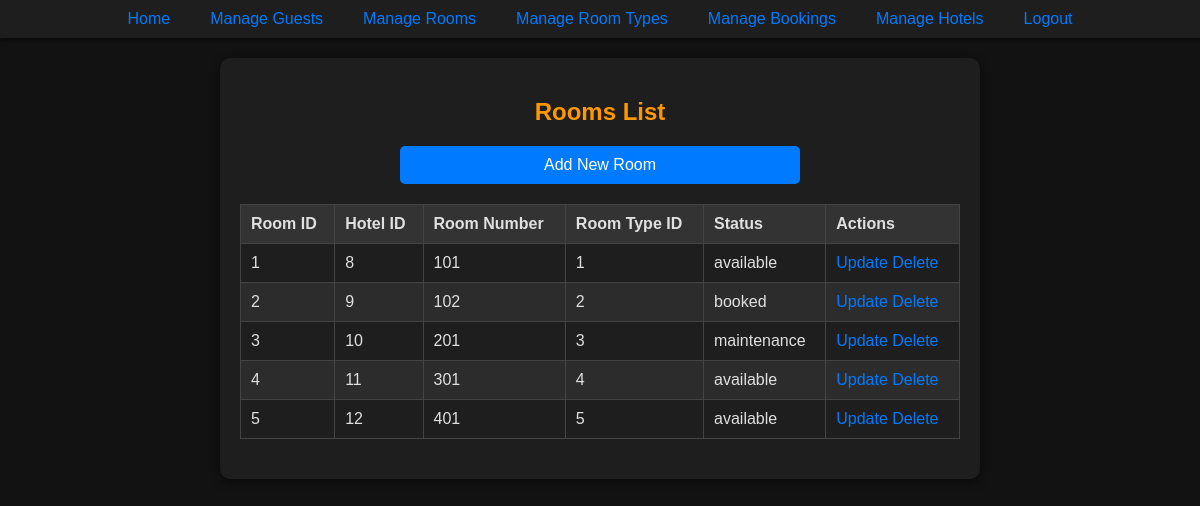
Page /php/viewRooms.php (signed in) on the committed database.
### tables this page shows
CREATE TABLE Room (
    roomID INTEGER PRIMARY KEY,
    hotelID INTEGER NOT NULL,
    roomNumber INTEGER NOT NULL,
    roomTypeID INTEGER NOT NULL,
    status VARCHAR(20) NOT NULL CHECK (status IN ('maintenance', 'booked', 'available')),
    pricePerNight DECIMAL(10, 2) NOT NULL,
    FOREIGN KEY (hotelID) REFERENCES Hotel(hotelID) ON DELETE CASCADE,
    FOREIGN KEY (roomTypeID) REFERENCES RoomType(roomTypeID) ON DELETE SET NULL,
    UNIQUE (hotelID, roomNumber)
);

### php/viewRooms.php (the view, shortened to what this page needs)
<?php
include '../components/NavBar.php';
try {
    $pdo = new PDO('sqlite:' . DB_PATH);
    $pdo->setAttribute(PDO::ATTR_ERRMODE, PDO::ERRMODE_EXCEPTION);
    $stmt = $pdo->query('SELECT * FROM Room');
    $rooms = $stmt->fetchAll(PDO::FETCH_ASSOC);
} catch (PDOException $e) {
    echo 'Database error: ' . $e->getMessage();
    exit;
}
?>
<!DOCTYPE html>
<html lang="en">
<head>
    <link rel="stylesheet" href="../css/styles.css">
</head>
<body>
    <div class="form-container">
        <h2 class="center-text">Rooms List</h2>
        <div class="center-text" style="margin-bottom: 20px;">
            <a href="createRoomPage.php" class="form-button half-width-button">Add New Room</a>
        </div>
        <table>
            <thead>
                <tr>
                    <th>Room ID</th>
                    <th>Hotel ID</th>
                    <th>Room Number</th>
                    <th>Room Type ID</th>
                    <th>Status</th>
                    <th>Actions</th>
                </tr>
            </thead>
            <tbody>
                <?php foreach ($rooms as $room): ?>
                    <tr>
                        <td><?= htmlspecialchars($room['roomID']) ?></td>
                        <td><?= htmlspecialchars($room['hotelID']) ?></td>
                        <td><?= htmlspecialchars($room['roomNumber']) ?></td>
                        <td><?= htmlspecialchars($room['roomTypeID']) ?></td>
                        <td><?= htmlspecialchars($room['status']) ?></td>
                        <td>
                            <a href="updateRoomPage.php?roomID=<?= $room['roomID'] ?>">Update</a>
                            <a href="deleteRoom.php?roomID=<?= $room['roomID'] ?>" onclick="return confirm('Are you sure you want to delete this room?')">Delete</a>
                        </td>
                    </tr>
                <?php endforeach; ?>
            </tbody>
        </table>
    </div>
</body>
</html>

### css/styles.css (style rules this page uses)
body { background-color: #121212; color: #e0e0e0; font-family: Arial, sans-serif; margin: 0; padding: 0; }
.center-text { text-align: center; }
.form-container { background-color: #1e1e1e; padding: 20px; margin: 20px auto; border-radius: 10px; width: 60%; box-shadow: 0 2px 10px rgba(0, 0, 0, 0.5); }
h2 { text-align: center; color: #ff9800; margin-bottom: 20px; }
button, .form-button { flex: 2; background-color: #007bff; color: #ffffff; border: none; padding: 10px 20px; border-radius: 5px; cursor: pointer; transition: background-color 0.3s, transform 0.2s; display: block; margin: 20px auto 0 auto; width: 50%; }
table { width: 100%; border-collapse: collapse; margin: 20px 0; }
thead { background-color: #333333; color: #e0e0e0; }
td, th { padding: 10px; text-align: left; border: 1px solid #444444; }
tr:nth-child(even) { background-color: #2c2c2c; }
a { color: #007bff; text-decoration: none; }

### rows in the picture
room: roomID "1", hotelID "8", roomNumber "101", roomTypeID "1", status "available"
room: roomID "2", hotelID "9", roomNumber "102", roomTypeID "2", status "booked"
room: roomID "3", hotelID "10", roomNumber "201", roomTypeID "3", status "maintenance"
room: roomID "4", hotelID "11", roomNumber "301", roomTypeID "4", status "available"
room: roomID "5", hotelID "12", roomNumber "401", roomTypeID "5", status "available"
